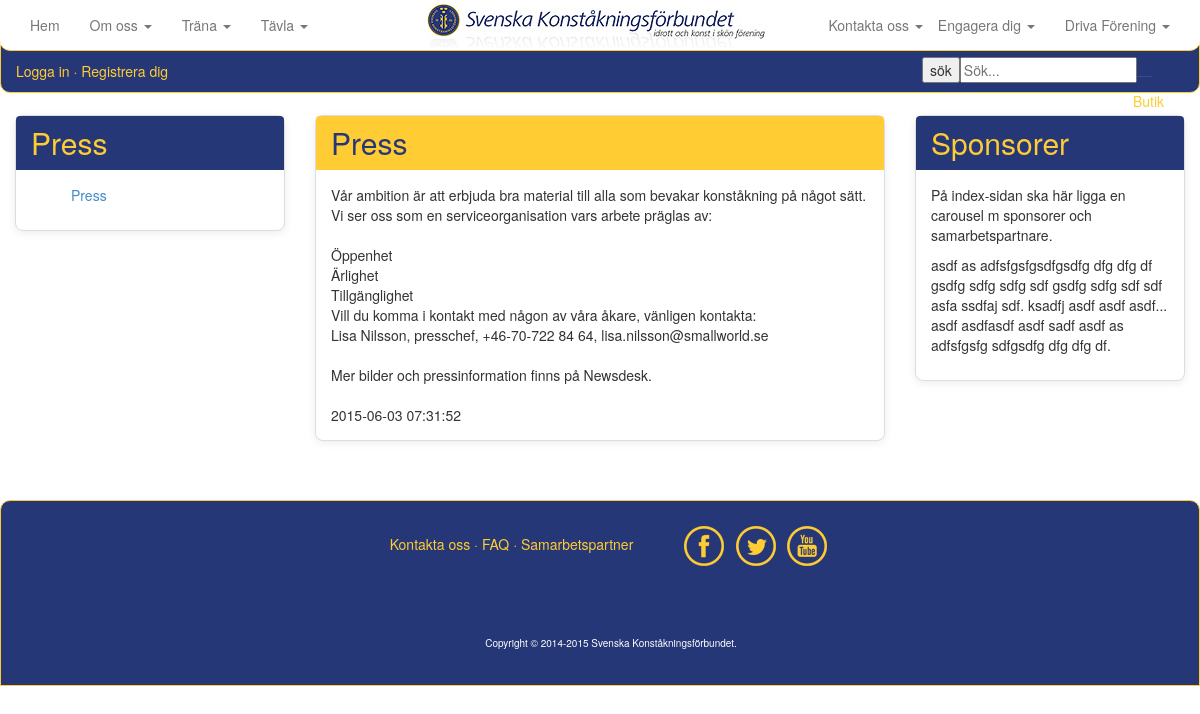
/press.php, run on the app's committed database.
### tables this page shows
CREATE TABLE IF NOT EXISTS `artikel` (
  `ArtikelId` int(11) NOT NULL,
  `ArtikelName` varchar(50) NOT NULL,
  `ArtikelMessage` text NOT NULL,
  `ArtikelTimeStamp` timestamp NOT NULL DEFAULT CURRENT_TIMESTAMP,
  `ArtikelPic` varchar(1000) NOT NULL,
  `ArtikelPicThumb` varchar(1000) NOT NULL,
  `kategori` varchar(20) NOT NULL
);

### press.php (the view, shortened to what this page needs)
<?php
include_once("inc/HTMLTemplate.php");
include_once("inc/Connstring.php");
$artikeltime = "";
$artikelnames = "";
if(!empty($_GET))
{
	$getartikelid = isset($_GET['ArtikelId']) ? $_GET['ArtikelId'] : '';
	$query = <<<END
		SELECT ArtikelId, ArtikelName, ArtikelMessage, ArtikelTimeStamp
		FROM artikel
		WHERE ArtikelId = "{$getartikelid}";
END;
	$res = $mysqli->query($query) or die();
	if($res->num_rows > 0)
	{
		while($row = $res->fetch_object())
		{
			$artikelname = $row->ArtikelName;
			$artikelmessage = $row->ArtikelMessage;
			$artikeltimestamp = $row->ArtikelTimeStamp;
			$artikeltime = <<<END
		<div class="panel panel-yellow">
			<div class="panel-heading">
				<h3 class="panel-title">{$artikelname}</h3>
			</div>
				<div class="panel-body">
					{$artikelmessage}
					{$artikeltimestamp}
				</div>
		</div>
END;
		}
	}
}
else
{
	$query = <<<END
		SELECT ArtikelId, ArtikelName, ArtikelMessage, ArtikelTimeStamp, kategori
		FROM artikel
		WHERE kategori = 'press'
		ORDER BY Artikeltimestamp
END;
	$res = $mysqli->query($query) or die();
		if($res->num_rows > 0)
		{
			while($row = $res->fetch_object())
			{
				$artikelname = $row->ArtikelName;
				$artikelmessage = $row->ArtikelMessage;
				$artikeltimestamp = $row->ArtikelTimeStamp;
				$artikeltime = <<<END
				<div class="panel panel-yellow">
					<div class="panel-heading">
						<h3 class="panel-title">{$artikelname}</h3>
					</div>
						<div class="panel-body">
							{$artikelmessage}
							{$artikeltimestamp}
						</div>
				</div>
END;
			}
		}
}
$query = <<<END
	SELECT ArtikelId, ArtikelName, ArtikelMessage, ArtikelTimeStamp, kategori
	FROM artikel
	WHERE kategori = 'press'
	ORDER BY Artikeltimestamp
END;
$res = $mysqli->query($query) or die();
if($res->num_rows > 0)
{
	while($row = $res->fetch_object())
	{
		$artikelId = $row->ArtikelId;
		$artikelname = $row->ArtikelName;
		$artikelnames .= <<<END
			<div class="collapse-in" id="dokument">
				<ul class="">
	   				<a href="press.php?ArtikelId={$artikelId}">
	   					<li>{$artikelname}</li>
	   				</a>
	   			</ul>
			</div>
END;
	}
}
$content = <<<END
       	<div id="content">
			<div class="row">
				<div class="col-md-3">
					<div class="panel panel-blue">
						<div class="panel-heading">
							<h3 class="panel-title yellow">Press</h3>
						</div>
						</a>
						<div class="panel-body">
							{$artikelnames}
						</div>
					</div>
				</div>
				<div class="col-xs-12 col-md-6">
					{$artikeltime}
				</div>
				<div class="col-md-3 pull-right">
					<div class="panel panel-blue">
						<div class="panel-heading">
							<h3 class="panel-title">Sponsorer</h3>
						</div>
						<div class="panel-body">
							<p>På index-sidan ska här ligga en carousel m sponsorer och samarbetspartnare.
							</p>
							<p class="divider"></p>
							<p>asdf as adfsfgsfgsdfgsdfg dfg dfg df gsdfg sdfg sdfg sdf gsdfg sdfg
							sdf sdf asfa ssdfaj sdf.
							ksadfj asdf asdf asdf... asdf asdfasdf asdf sadf asdf as adfsfgsfg
							sdfgsdfg dfg dfg df.
							</p>
						</div>
					</div>
				</div>
			</div>
       </div>
END;
echo $header;
echo $content;
echo $footer;
?>

### css/ia4.css (style rules this page uses)
html { height: 100% }
body { background-color: white; margin-right: auto; margin-left: auto; width:100%; height: 100% }
#content { z-index:-1; margin-top: 100px; margin-right: auto; margin-left: auto; width:100%; min-height: 400px; padding: 15px; background-color: white; }
.yellow { color: #ffcc33; }
.panel { margin-bottom: 20px; background-color: #fff; border: 1px solid transparent; border-radius: 8px; -webkit-box-shadow: 0 2px 8px rgba(0, 0, 0, .08); box-shadow: 0 2px 8px rgba(0, 0, 0, .08); }
.panel-body { padding: 15px; }
.panel-heading { padding: 10px 15px; border-bottom: 1px solid transparent; border-top-left-radius: 4px; border-top-right-radius: 4px; }
.panel-title { margin-top: 0; margin-bottom: 0; font-size: 16px; color: inherit; }
.panel-yellow { border-color: #ddd; }
.panel-yellow > .panel-heading { color: #263777; background-color: #ffcc33; border-color: #ffcc33; }
.panel-blue { border-color: #ddd; }
.panel-blue > .panel-heading { color: #ffcc33; background-color: #263777; border-color: #263777; }
.panel-title { margin-top: 0; margin-bottom: 0; font-size: 30px; color: inherit; }
ul { list-style-type: none; }

### data on the page
artikel: ArtikelName "Press", ArtikelMessage "Vår ambition är att erbjuda bra material till alla som bevakar konståkning på något sätt. Vi ser oss som en serviceorganisation vars arbete präglas av: Öppenhet Ärlighet Tillgänglighet Vill du komma i kontakt med någon av våra åkare, vänligen kontakta: Lisa Nilsson, presschef, +46-70-722 84 64, lisa.nilsson@smallworld.se Mer bilder och pressinformation finns på Newsdesk.", ArtikelTimeStamp "2015-06-03 07:31:52"
